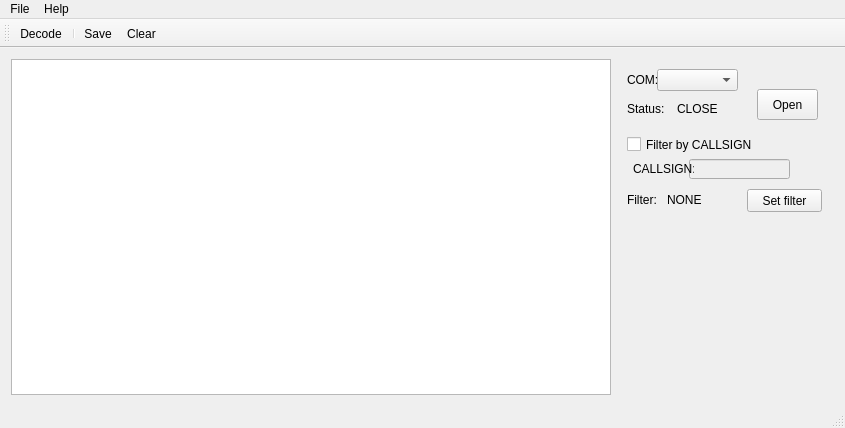
<?xml version="1.0" encoding="UTF-8"?>
<ui version="4.0">
 <class>MainWindow</class>
 <widget class="QMainWindow" name="MainWindow">
  <property name="geometry">
   <rect>
    <x>0</x>
    <y>0</y>
    <width>845</width>
    <height>428</height>
   </rect>
  </property>
  <property name="windowTitle">
   <string>AFSK1200 Decoder</string>
  </property>
  <property name="windowIcon">
   <iconset resource="qtmm.qrc">
    <normaloff>:/icons/icons/qtmm.png</normaloff>:/icons/icons/qtmm.png</iconset>
  </property>
  <property name="iconSize">
   <size>
    <width>20</width>
    <height>20</height>
   </size>
  </property>
  <property name="toolButtonStyle">
   <enum>Qt::ToolButtonIconOnly</enum>
  </property>
  <property name="unifiedTitleAndToolBarOnMac">
   <bool>true</bool>
  </property>
  <widget class="QWidget" name="centralWidget">
   <layout class="QVBoxLayout" name="verticalLayout">
    <item>
     <layout class="QHBoxLayout" name="horizontalLayout_3">
      <item>
       <widget class="QPlainTextEdit" name="textView">
        <property name="maximumSize">
         <size>
          <width>600</width>
          <height>16777215</height>
         </size>
        </property>
        <property name="readOnly">
         <bool>true</bool>
        </property>
        <property name="maximumBlockCount">
         <number>1000</number>
        </property>
       </widget>
      </item>
      <item>
       <widget class="QWidget" name="widget" native="true">
        <widget class="QComboBox" name="comSelect">
         <property name="geometry">
          <rect>
           <x>40</x>
           <y>10</y>
           <width>81</width>
           <height>22</height>
          </rect>
         </property>
        </widget>
        <widget class="QLabel" name="label">
         <property name="geometry">
          <rect>
           <x>10</x>
           <y>10</y>
           <width>31</width>
           <height>21</height>
          </rect>
         </property>
         <property name="text">
          <string>COM:</string>
         </property>
        </widget>
        <widget class="QPushButton" name="comOpen">
         <property name="geometry">
          <rect>
           <x>140</x>
           <y>30</y>
           <width>61</width>
           <height>31</height>
          </rect>
         </property>
         <property name="text">
          <string>Open</string>
         </property>
        </widget>
        <widget class="QLabel" name="label_3">
         <property name="geometry">
          <rect>
           <x>10</x>
           <y>40</y>
           <width>41</width>
           <height>20</height>
          </rect>
         </property>
         <property name="text">
          <string>Status:</string>
         </property>
        </widget>
        <widget class="QLabel" name="statusLabel">
         <property name="geometry">
          <rect>
           <x>60</x>
           <y>40</y>
           <width>41</width>
           <height>20</height>
          </rect>
         </property>
         <property name="text">
          <string>CLOSED</string>
         </property>
         <property name="alignment">
          <set>Qt::AlignJustify|Qt::AlignVCenter</set>
         </property>
        </widget>
        <widget class="QCheckBox" name="filterCSBox">
         <property name="geometry">
          <rect>
           <x>10</x>
           <y>70</y>
           <width>171</width>
           <height>31</height>
          </rect>
         </property>
         <property name="text">
          <string>Filter by CALLSIGN</string>
         </property>
        </widget>
        <widget class="QLineEdit" name="callsignVal">
         <property name="enabled">
          <bool>false</bool>
         </property>
         <property name="geometry">
          <rect>
           <x>72</x>
           <y>100</y>
           <width>101</width>
           <height>20</height>
          </rect>
         </property>
        </widget>
        <widget class="QLabel" name="label_4">
         <property name="geometry">
          <rect>
           <x>16</x>
           <y>100</y>
           <width>61</width>
           <height>20</height>
          </rect>
         </property>
         <property name="text">
          <string>CALLSIGN:</string>
         </property>
        </widget>
        <widget class="QPushButton" name="setFilterButton">
         <property name="geometry">
          <rect>
           <x>130</x>
           <y>130</y>
           <width>75</width>
           <height>23</height>
          </rect>
         </property>
         <property name="text">
          <string>Set filter</string>
         </property>
        </widget>
        <widget class="QLabel" name="label_5">
         <property name="geometry">
          <rect>
           <x>10</x>
           <y>130</y>
           <width>31</width>
           <height>21</height>
          </rect>
         </property>
         <property name="text">
          <string>Filter:</string>
         </property>
        </widget>
        <widget class="QLabel" name="filterVal">
         <property name="geometry">
          <rect>
           <x>50</x>
           <y>130</y>
           <width>71</width>
           <height>21</height>
          </rect>
         </property>
         <property name="text">
          <string>NONE</string>
         </property>
        </widget>
       </widget>
      </item>
     </layout>
    </item>
   </layout>
  </widget>
  <widget class="QMenuBar" name="menuBar">
   <property name="geometry">
    <rect>
     <x>0</x>
     <y>0</y>
     <width>845</width>
     <height>21</height>
    </rect>
   </property>
   <widget class="QMenu" name="menuFile">
    <property name="title">
     <string>File</string>
    </property>
    <addaction name="actionClear"/>
    <addaction name="actionSave"/>
    <addaction name="separator"/>
    <addaction name="actionQuit"/>
   </widget>
   <widget class="QMenu" name="menuHelp">
    <property name="title">
     <string>Help</string>
    </property>
    <addaction name="actionAbout"/>
    <addaction name="actionAboutQt"/>
   </widget>
   <addaction name="menuFile"/>
   <addaction name="menuHelp"/>
  </widget>
  <widget class="QToolBar" name="mainToolBar">
   <property name="allowedAreas">
    <set>Qt::BottomToolBarArea|Qt::TopToolBarArea</set>
   </property>
   <property name="iconSize">
    <size>
     <width>20</width>
     <height>20</height>
    </size>
   </property>
   <property name="toolButtonStyle">
    <enum>Qt::ToolButtonIconOnly</enum>
   </property>
   <attribute name="toolBarArea">
    <enum>TopToolBarArea</enum>
   </attribute>
   <attribute name="toolBarBreak">
    <bool>false</bool>
   </attribute>
   <addaction name="actionDecode"/>
   <addaction name="separator"/>
   <addaction name="actionSave"/>
   <addaction name="actionClear"/>
  </widget>
  <widget class="QStatusBar" name="statusBar"/>
  <action name="actionDecode">
   <property name="checkable">
    <bool>true</bool>
   </property>
   <property name="icon">
    <iconset resource="qtmm.qrc">
     <normaloff>:/icons/icons/play.png</normaloff>:/icons/icons/play.png</iconset>
   </property>
   <property name="text">
    <string>Decode</string>
   </property>
  </action>
  <action name="actionAbout">
   <property name="text">
    <string>About</string>
   </property>
   <property name="toolTip">
    <string>About AFSK1200 decoder</string>
   </property>
  </action>
  <action name="actionAboutQt">
   <property name="text">
    <string>About Qt</string>
   </property>
   <property name="toolTip">
    <string>About Qt</string>
   </property>
  </action>
  <action name="actionQuit">
   <property name="text">
    <string>&amp;Quit</string>
   </property>
   <property name="toolTip">
    <string>Quit AFSK1200 decoder</string>
   </property>
   <property name="shortcut">
    <string>Ctrl+Q</string>
   </property>
  </action>
  <action name="actionSave">
   <property name="icon">
    <iconset resource="qtmm.qrc">
     <normaloff>:/icons/icons/save.png</normaloff>:/icons/icons/save.png</iconset>
   </property>
   <property name="text">
    <string>&amp;Save</string>
   </property>
   <property name="toolTip">
    <string>Save received packets</string>
   </property>
   <property name="shortcut">
    <string>Ctrl+S</string>
   </property>
  </action>
  <action name="actionClear">
   <property name="icon">
    <iconset resource="qtmm.qrc">
     <normaloff>:/icons/icons/clear.png</normaloff>:/icons/icons/clear.png</iconset>
   </property>
   <property name="text">
    <string>Clear</string>
   </property>
   <property name="toolTip">
    <string>Clear the received packets</string>
   </property>
  </action>
 </widget>
 <layoutdefault spacing="6" margin="11"/>
 <resources>
  <include location="qtmm.qrc"/>
 </resources>
 <connections>
  <connection>
   <sender>actionQuit</sender>
   <signal>triggered()</signal>
   <receiver>MainWindow</receiver>
   <slot>close()</slot>
   <hints>
    <hint type="sourcelabel">
     <x>-1</x>
     <y>-1</y>
    </hint>
    <hint type="destinationlabel">
     <x>371</x>
     <y>208</y>
    </hint>
   </hints>
  </connection>
 </connections>
</ui>
